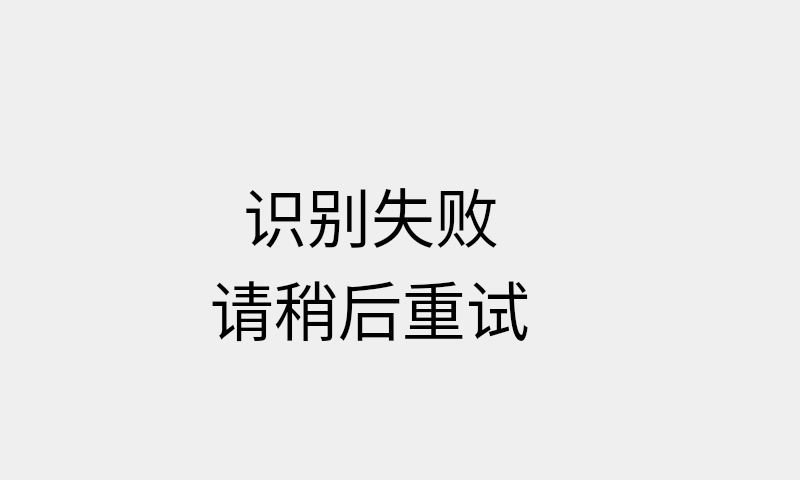
<?xml version="1.0" encoding="UTF-8"?>
<ui version="4.0">
 <class>Dialog</class>
 <widget class="QDialog" name="Dialog">
  <property name="geometry">
   <rect>
    <x>0</x>
    <y>0</y>
    <width>800</width>
    <height>480</height>
   </rect>
  </property>
  <property name="windowTitle">
   <string>Dialog</string>
  </property>
  <property name="windowOpacity">
   <double>0.900000000000000</double>
  </property>
  <widget class="QLabel" name="text">
   <property name="geometry">
    <rect>
     <x>160</x>
     <y>170</y>
     <width>451</width>
     <height>181</height>
    </rect>
   </property>
   <property name="font">
    <font>
     <family>萝莉体</family>
     <pointsize>48</pointsize>
    </font>
   </property>
   <property name="text">
    <string>     识别失败
   请稍后重试</string>
   </property>
   <property name="textFormat">
    <enum>Qt::PlainText</enum>
   </property>
  </widget>
 </widget>
 <resources/>
 <connections/>
</ui>
